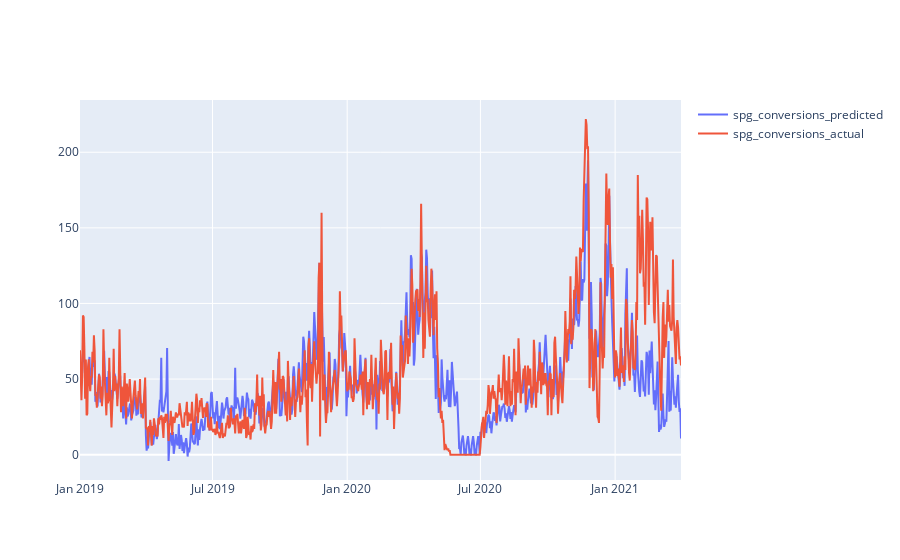

The cell this chart's notebook holds for it:
### Code cell
fig = go.Figure()
fig.add_trace(go.Scatter(x=ols_vis.index, y=ols_vis['y_pred'],
                    mode='lines',
                    name='spg_conversions_predicted'))
fig.add_trace(go.Scatter(x=ols_vis.index, y=ols_vis['y_actual'],
                    mode='lines',
                    name='spg_conversions_actual'))

fig.show()

### Figure 1 — Plotly figure (JSON) as saved in the notebook; plotly's stock layout.template omitted (floating-point values rounded to 4 significant figures; data arrays with more than 128 entries replaced by an {"elided": "..."} marker saying what was removed)
{"data": [{"mode": "lines", "name": "spg_conversions_predicted", "type": "scatter", "x": {"elided": "816 str values"}, "y": {"elided": "816 float values"}}, {"mode": "lines", "name": "spg_conversions_actual", "type": "scatter", "x": {"elided": "816 str values"}, "y": {"elided": "816 float values"}}], "layout": {"autosize": true, "xaxis": {"autorange": true, "range": ["2019-01-01", "2021-04-01"], "type": "date"}, "yaxis": {"autorange": true, "range": [-16.77, 234.6], "type": "linear"}}}
